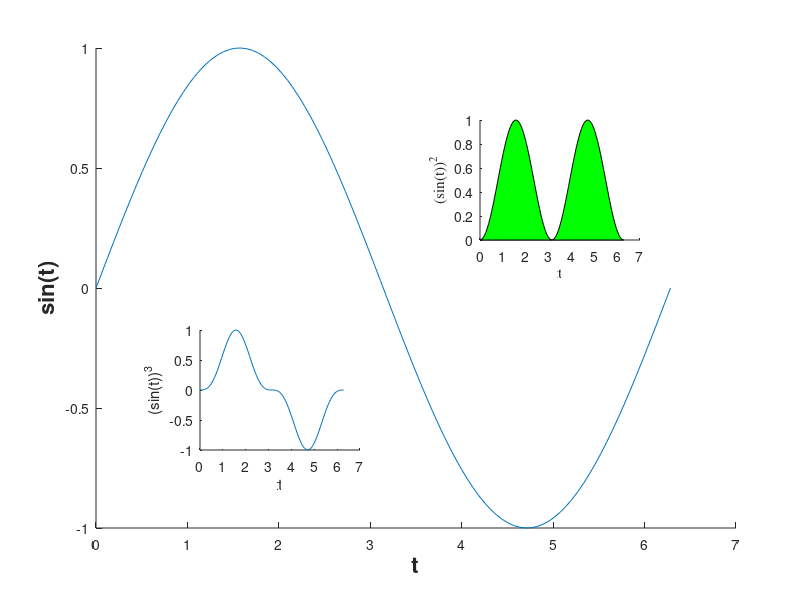

This chart was generated by the following MATLAB code:
%%
% This is an example of how to create an inset plot within another plot in MATLAB&#174;.
% 
% Read about the <http://www.mathworks.com/help/matlab/ref/axes.html |axes|> function in the MATLAB documentation.
%
% For more examples, go to <http://www.mathworks.com/discovery/gallery.html MATLAB Plot Gallery>
%
% Copyright 2012-2014 The MathWorks, Inc.

% Create data
t = linspace(0,2*pi);
t(1) = eps;
y = sin(t);

% Place axes at (0.1,0.1) with width and height of 0.8
figure
handaxes1 = axes('Position', [0.12 0.12 0.8 0.8]); 

% Main plot
plot(t, y)
xlabel('t')
ylabel('sin(t)')
set(handaxes1, 'Box', 'off')

% Adjust XY label font
handxlabel1 = get(gca, 'XLabel');
set(handxlabel1, 'FontSize', 16, 'FontWeight', 'bold')
handylabel1 = get(gca, 'ylabel');
set(handylabel1, 'FontSize', 16, 'FontWeight', 'bold')

% Place second set of axes on same plot
handaxes2 = axes('Position', [0.6 0.6 0.2 0.2]);
fill(t, y.^2, 'g')
set(handaxes2, 'Box', 'off')
xlabel('t')
ylabel('(sin(t))^2')

% Adjust XY label font
set(get(handaxes2, 'XLabel'), 'FontName', 'Times')
set(get(handaxes2, 'YLabel'), 'FontName', 'Times')

% Add another set of axes
handaxes3 = axes('Position', [0.25 0.25 0.2 0.2]);
plot(t, y.^3)
set(handaxes3, 'Box','off')
xlabel('t')
ylabel('(sin(t))^3')
